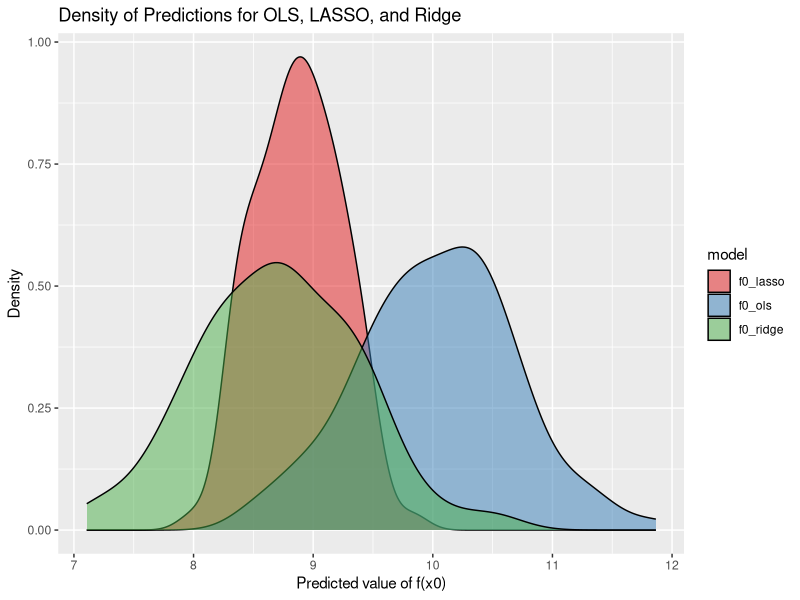

R code for this plot: (Note: a time limit stopped this script after it produced the figure.)
## ---- chunk 1
knitr::opts_chunk$set(echo = TRUE, warning = FALSE,  message=FALSE, error=FALSE)
## ---- chunk 2
library(glmnet)
library(tidyverse)

nsim = 100 # Number of simulations
nobs = 100 # Number of observations in the simulated dataset
p = 10 # Number of regressors
beta = c(2,3, rep(0,p-2)) # Coefficient vector
                          # (2 for beta1, 3 for beta2,
                          # 0s for remaining betas)

x0 = c(rep(2, p)) # out-of-sample observation

# Initialize vectors so that we can store results
f0_ols = c()
f0_lasso = c()
f0_ridge = c()

for (s in 1:nsim) {
  
  X = MASS::mvrnorm(nobs, #Randomly drawn X variables
                          mu = rep(0, p),
                          Sigma = diag(p)
                          )
  
  y = X %*%beta + rnorm(nobs) # Simulate y with normal noise
  
  # Fit OLS model
  fitOLS = lm(y~X)
  f0_ols[s] = fitOLS$coefficients%*%c(1, x0) # Prediction at x0
  
  # Fit LASSO regression
  fitLASSO = cv.glmnet(X, y, alpha = 1)
  f0_lasso[s] = t(coef(fitLASSO, s="lambda.1se"))%*%c(1, x0) %>% as.numeric()
  
  # Fit Ridge regression
  fitRidge = cv.glmnet(X, y, alpha = 0)
  f0_ridge[s] = t(coef(fitRidge, s="lambda.1se"))%*%c(1, x0) %>% as.numeric()
}

# Data frame for plotting
predictions <- data.frame(f0_ols, f0_lasso, f0_ridge)

# Melting data frame for easier plotting
predictions_long <- pivot_longer(predictions, cols = everything(), names_to = "model", values_to = "prediction")

# Plotting
ggplot(predictions_long, aes(x = prediction, fill = model)) +
  geom_density(alpha = 0.5) +
  labs(title = "Density of Predictions for OLS, LASSO, and Ridge", x = "Predicted value of f(x0)", y = "Density") +
  scale_fill_brewer(palette = "Set1")  # Adding a color palette for better visualization
## ---- chunk 3
mean(f0_ols)
mean(f0_lasso)
mean(f0_ridge)
## ---- chunk 4
# True value of f(x0)
true_value <- 10

# Calculate Bias, Variance, and MSE for each model
statistics <- predictions_long %>%
  group_by(model) %>%
  summarise(
    Bias = mean(prediction) - true_value,
    Variance = var(prediction),
    MSE = mean((prediction - true_value)^2),
    .groups = 'drop'
  )

# Printing the computed statistics
print(statistics)
## ---- chunk 5
# function to run the simulation with different number of irrelevant regressors
run_simulation1 <- function(p) {
  beta = c(2,3, rep(0,p-2)) # Coefficient vector
  x0 = c(rep(2, p)) # out-of-sample observation
  f0_ols = c()
  f0_lasso = c()
  f0_ridge = c()
  for (s in 1:nsim) {
    X = MASS::mvrnorm(nobs, #Randomly drawn X variables
                      mu = rep(0, p),
                      Sigma = diag(p)
    )
    y = X %*%beta + rnorm(nobs) # Simulate y with normal noise
    # Fit OLS model
    fitOLS = lm(y~X)
    f0_ols[s] = fitOLS$coefficients%*%c(1, x0) # Prediction at x0
    # Fit LASSO regression
    fitLASSO = cv.glmnet(X, y, alpha = 1)
    f0_lasso[s] = t(coef(fitLASSO, s="lambda.1se"))%*%c(1, x0) %>% as.numeric()
    # Fit Ridge regression
    fitRidge = cv.glmnet(X, y, alpha = 0)
    f0_ridge[s] = t(coef(fitRidge, s="lambda.1se"))%*%c(1, x0) %>% as.numeric()
  }
  
  # Data frame for plotting
  predictions <- data.frame(f0_ols, f0_lasso, f0_ridge)
  
  # Melting data frame for easier plotting
  predictions_long <- pivot_longer(predictions, cols = everything(), names_to = "model", values_to = "prediction")
  
  # True value of f(x0)
  true_value <- 10
  
  # Calculate Bias, Variance, and MSE for each model
  statistics <- predictions_long %>%
    group_by(model) %>%
    summarise(
      Bias = mean(prediction) - true_value,
      Variance = var(prediction),
      MSE = mean((prediction - true_value)^2),
      .groups = 'drop'
    )
  
  return(statistics)
}
#plotting the results
p_values <- c(10, 20, 30, 40, 50)
results <- map_dfr(p_values, run_simulation1, .id = "p")
results$p <- as.factor(results$p)
results_long <- pivot_longer(results, cols = c(Bias, Variance), names_to = "statistic", values_to = "value")

ggplot(results_long, aes(x = p, y = value, fill = model)) +
  geom_bar(stat = "identity", position = "dodge") +
  facet_wrap(~statistic, scales = "free_y") +
  labs(title = "Bias and Variance for OLS, LASSO, and Ridge with different number of irrelevant regressors",
       x = "Number of irrelevant regressors", y = "Value") +
  scale_fill_brewer(palette = "Set1")

## ---- chunk 6
library(glmnet)
library(tidyverse)
library(MASS)

# Function to run simulation for a given number of observations
run_simulation <- function(nobs) {
  nsim <- 100
  p <- 10
  beta <- c(2, 3, rep(0, p - 2))
  x0 <- rep(2, p)
  
  # Vectors to store results
  results <- tibble(
    nobs = rep(nobs, nsim),
    f0_ols = numeric(nsim),
    f0_lasso = numeric(nsim),
    f0_ridge = numeric(nsim)
  )
  
  for (s in 1:nsim) {
    X <- MASS::mvrnorm(n = nobs, mu = rep(0, p), Sigma = diag(p))
    y <- X %*% beta + rnorm(nobs)
    
    # OLS fit
    fitOLS <- lm(y ~ X - 1)
    results$f0_ols[s] <- as.numeric(coef(fitOLS) %*% x0)
    
    # LASSO fit
    fitLASSO <- cv.glmnet(X, y, alpha = 1)
    results$f0_lasso[s] <- as.numeric(predict(fitLASSO, newx = matrix(x0, ncol = p), s = "lambda.1se"))
    
    # Ridge fit
    fitRidge <- cv.glmnet(X, y, alpha = 0)
    results$f0_ridge[s] <- as.numeric(predict(fitRidge, newx = matrix(x0, ncol = p), s = "lambda.1se"))
  }
  
  # Calculate bias and variance
  stats <- results %>%
    summarise(
      nobs = first(nobs),
      bias_ols = mean(f0_ols) - 10,
      var_ols = var(f0_ols),
      bias_lasso = mean(f0_lasso) - 10,
      var_lasso = var(f0_lasso),
      bias_ridge = mean(f0_ridge) - 10,
      var_ridge = var(f0_ridge)
    )
  
  stats
}

# Set of observations to run the simulations on
nobs_values <- seq(50, 500, by = 50)

# Run simulations and collect results
results <- map_df(nobs_values, run_simulation)

# Prepare data for plotting
results_long <- pivot_longer(results, cols = -nobs, names_to = "model_metric", values_to = "value")

# Separate metric and model
results_long <- results_long %>% 
  separate(model_metric, into = c("model", "metric"), sep = "_") %>%
  mutate(model = recode(model, ols = "OLS", lasso = "LASSO", ridge = "Ridge"),
         metric = recode(metric, bias = "Bias", var = "Variance"))

# Plotting the results
ggplot(results_long, aes(x = nobs, y = value, group = interaction(model, metric), color = model)) +
  geom_line() +
  facet_wrap(~metric, scales = "free_y") +
  labs(title = "Effect of Number of Observations on Bias and Variance",
       x = "Number of Observations",
       y = "Metric Value",
       color = "Model") +
  theme_minimal() +
  theme(legend.position = "bottom")

## ---- chunk 7
library(glmnet)
library(tidyverse)
library(MASS)

run_simulation_corr <- function(rho, nobs = 100, nsim = 100) {
  p <- 10
  beta <- c(2, 3, rep(0, p - 2))
  x0 <- rep(2, p)

  # Vectors to store results
  sim_results <- tibble(
    rho = rho,
    f0_ols = numeric(nsim),
    f0_lasso = numeric(nsim),
    f0_ridge = numeric(nsim)
  )
  
  # Construct the correlation matrix
  Sigma <- matrix(rho, nrow = p, ncol = p)
  diag(Sigma) <- 1
  
  for (s in 1:nsim) {
    X <- MASS::mvrnorm(n = nobs, mu = rep(0, p), Sigma = Sigma)
    y <- X %*% beta + rnorm(nobs)

    # OLS fit
    fitOLS <- lm(y ~ X - 1)
    sim_results$f0_ols[s] <- as.numeric(coef(fitOLS) %*% x0)
    
    # LASSO fit
    fitLASSO <- cv.glmnet(X, y, alpha = 1)
    sim_results$f0_lasso[s] <- as.numeric(predict(fitLASSO, newx = matrix(x0, ncol = p), s = "lambda.1se"))
    
    # Ridge fit
    fitRidge <- cv.glmnet(X, y, alpha = 0)
    sim_results$f0_ridge[s] <- as.numeric(predict(fitRidge, newx = matrix(x0, ncol = p), s = "lambda.1se"))
  }
  
  # Calculate bias and variance
  stats <- sim_results %>%
    summarise(
      bias_ols = mean(f0_ols) - 10,
      var_ols = var(f0_ols),
      bias_lasso = mean(f0_lasso) - 10,
      var_lasso = var(f0_lasso),
      bias_ridge = mean(f0_ridge) - 10,
      var_ridge = var(f0_ridge)
    )
  
  cbind(stats, rho = rho) # Add rho to the results
}

# Set of correlations to run the simulations on
rho_values <- seq(0, 0.9, by = 0.1)

# Run simulations and collect results
results_corr <- map_df(rho_values, run_simulation_corr)

# Plotting the results
results_corr_long <- pivot_longer(results_corr, cols = starts_with("bias_"), names_to = "model", values_to = "value", names_prefix = "bias_")
results_corr_long$type <- "Bias"

variance_corr_long <- pivot_longer(results_corr, cols = starts_with("var_"), names_to = "model", values_to = "value", names_prefix = "var_")
variance_corr_long$type <- "Variance"

metrics_corr_long <- bind_rows(results_corr_long, variance_corr_long)

ggplot(metrics_corr_long, aes(x = rho, y = value, color = model, linetype = type)) +
  geom_line() +
  facet_wrap(~type, scales = "free_y") +
  labs(title = "Effect of Correlation Between Regressors on Bias and Variance",
       x = "Correlation (rho)",
       y = "Metric Value") +
  theme_minimal() +
  scale_color_brewer(palette = "Dark2") +
  theme(legend.position = "bottom")
